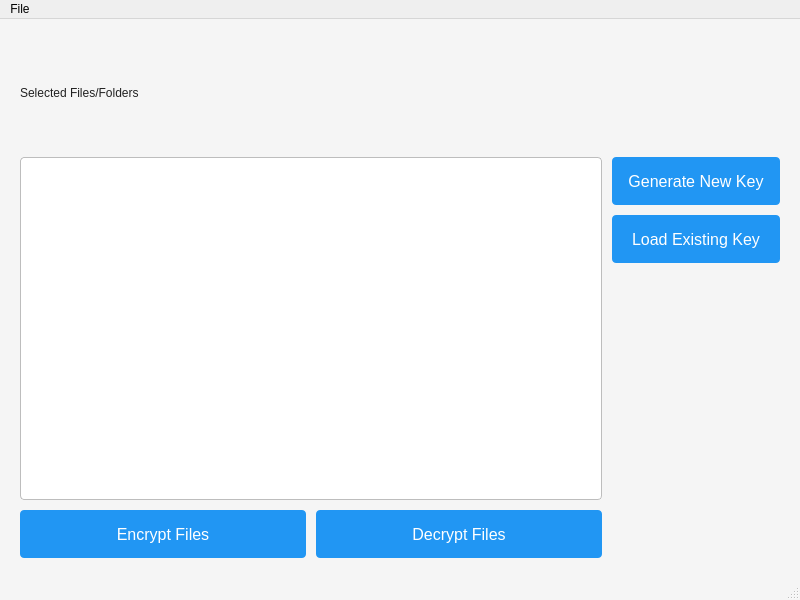
<?xml version="1.0" encoding="UTF-8"?>
<ui version="4.0">
 <class>EncryptionTool</class>
 <widget class="QMainWindow" name="EncryptionTool">
  <property name="geometry">
   <rect>
    <x>0</x>
    <y>0</y>
    <width>800</width>
    <height>600</height>
   </rect>
  </property>
  <property name="minimumSize">
   <size>
    <width>800</width>
    <height>600</height>
   </size>
  </property>
  <property name="windowTitle">
   <string>File Encryption and Decryption Tool</string>
  </property>
  <property name="styleSheet">
   <string>QMainWindow {
    background-color: #f5f5f5;
}
QPushButton {
    background-color: #2196F3;
    color: white;
    border: none;
    padding: 8px 16px;
    border-radius: 4px;
    min-width: 120px;
    min-height: 32px;
}
QPushButton:hover {
    background-color: #1976D2;
}
QPushButton:pressed {
    background-color: #0D47A1;
}
QListView {
    background-color: white;
    border: 1px solid #BDBDBD;
    border-radius: 4px;
    padding: 4px;
}
QLabel {
    color: #212121;
    font-size: 12px;
}
</string>
  </property>
  <widget class="QWidget" name="centralwidget">
   <layout class="QGridLayout" name="gridLayout">
    <property name="margin">
     <number>20</number>
    </property>
    <property name="spacing">
     <number>10</number>
    </property>
    <item row="0" column="0" colspan="3">
     <widget class="QLabel" name="headerLabel">
      <property name="text">
       <string>Selected Files/Folders</string>
      </property>
      <property name="alignment">
       <set>Qt::AlignLeft|Qt::AlignVCenter</set>
      </property>
      <property name="font">
       <font>
        <pointsize>12</pointsize>
       </font>
      </property>
     </widget>
    </item>
    <item row="1" column="0" rowspan="4">
     <widget class="QListView" name="select_ListView">
      <property name="sizePolicy">
       <sizepolicy hsizetype="Expanding" vsizetype="Expanding">
        <horstretch>0</horstretch>
        <verstretch>0</verstretch>
       </sizepolicy>
      </property>
      <property name="minimumSize">
       <size>
        <width>400</width>
        <height>300</height>
       </size>
      </property>
      <property name="toolTip">
       <string>List of files and folders selected for encryption/decryption</string>
      </property>
      <property name="font">
       <font>
        <pointsize>12</pointsize>
       </font>
      </property>
     </widget>
    </item>
    <item row="1" column="1" colspan="2">
     <widget class="QPushButton" name="generate_key_PushButton">
      <property name="text">
       <string>Generate New Key</string>
      </property>
      <property name="icon">
       <iconset>icons/key.png</iconset>
      </property>
      <property name="toolTip">
       <string>Generate a new encryption key</string>
      </property>
      <property name="font">
       <font>
        <pointsize>12</pointsize>
       </font>
      </property>
     </widget>
    </item>
    <item row="2" column="1" colspan="2">
     <widget class="QPushButton" name="load_key_PushButton">
      <property name="text">
       <string>Load Existing Key</string>
      </property>
      <property name="icon">
       <iconset>icons/open.png</iconset>
      </property>
      <property name="toolTip">
       <string>Load an existing encryption key</string>
      </property>
      <property name="font">
       <font>
        <pointsize>12</pointsize>
       </font>
      </property>
     </widget>
    </item>
    <item row="5" column="0">
     <layout class="QHBoxLayout" name="horizontalLayout">
      <item>
       <widget class="QPushButton" name="encrypt_PushButton">
        <property name="text">
         <string>Encrypt Files</string>
        </property>
        <property name="icon">
         <iconset>icons/lock.png</iconset>
        </property>
        <property name="toolTip">
         <string>Encrypt selected files/folders</string>
        </property>
        <property name="font">
         <font>
          <pointsize>12</pointsize>
         </font>
        </property>
       </widget>
      </item>
      <item>
       <widget class="QPushButton" name="decrypt_PushButton">
        <property name="text">
         <string>Decrypt Files</string>
        </property>
        <property name="icon">
         <iconset>icons/unlock.png</iconset>
        </property>
        <property name="toolTip">
         <string>Decrypt selected files/folders</string>
        </property>
        <property name="font">
         <font>
          <pointsize>12</pointsize>
         </font>
        </property>
       </widget>
      </item>
     </layout>
    </item>
   </layout>
  </widget>
  <widget class="QMenuBar" name="menubar">
   <property name="geometry">
    <rect>
     <x>0</x>
     <y>0</y>
     <width>800</width>
     <height>21</height>
    </rect>
   </property>
   <widget class="QMenu" name="menuFile">
    <property name="title">
     <string>File</string>
    </property>
    <property name="font">
     <font>
      <pointsize>12</pointsize>
     </font>
    </property>
    <addaction name="actionselectfile"/>
    <addaction name="actionselectfolder"/>
    <addaction name="separator"/>
    <addaction name="actionexit"/>
   </widget>
   <addaction name="menuFile"/>
  </widget>
  <widget class="QStatusBar" name="statusbar"/>
  <action name="actionselectfile">
   <property name="text">
    <string>Select Files...</string>
   </property>
   <property name="shortcut">
    <string>Ctrl+O</string>
   </property>
   <property name="font">
    <font>
     <pointsize>12</pointsize>
    </font>
   </property>
  </action>
  <action name="actionselectfolder">
   <property name="text">
    <string>Select Folder...</string>
   </property>
   <property name="shortcut">
    <string>Ctrl+Shift+O</string>
   </property>
   <property name="font">
    <font>
     <pointsize>12</pointsize>
    </font>
   </property>
  </action>
  <action name="actionexit">
   <property name="text">
    <string>Exit</string>
   </property>
   <property name="shortcut">
    <string>Alt+F4</string>
   </property>
   <property name="font">
    <font>
     <pointsize>12</pointsize>
    </font>
   </property>
  </action>
 </widget>
 <resources/>
 <connections/>
</ui>
